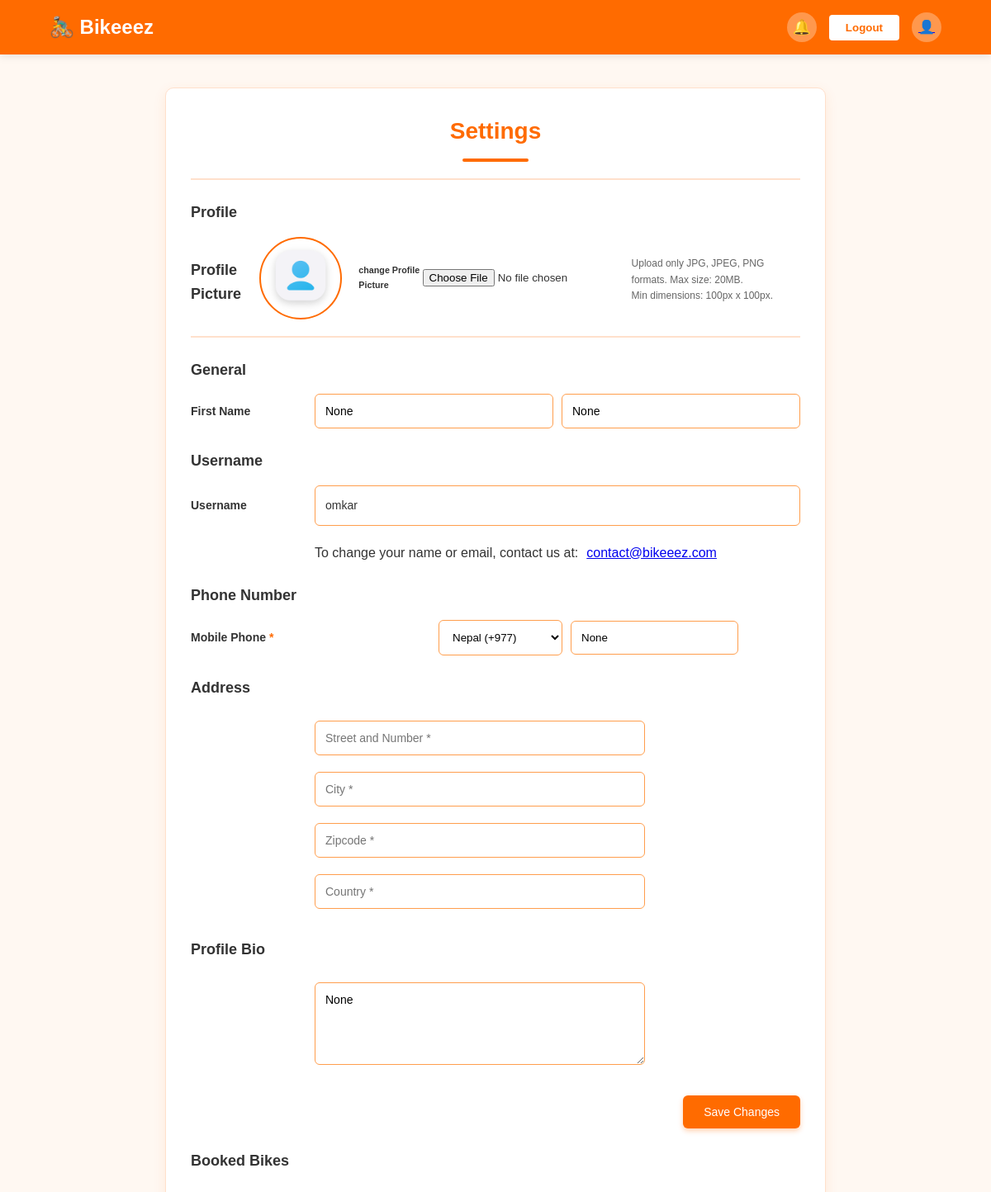
The page /users/profile/ (signed in) on the database its author committed.
### users/models.py (models this page shows, shortened)
class UserProfile(models.Model):
    user = models.OneToOneField(User, on_delete = models.CASCADE)
    first_name = models.CharField(max_length=30, blank=True, null=True)
    last_name = models.CharField(max_length=30, blank=True, null=True)
    profile_pic = models.ImageField(upload_to='profile_pics/', blank=True, null=True, default='default_profile_pic.png')
    phone_number = models.CharField(max_length=20, blank=True, null=True)
    street_number = models.CharField(max_length = 10)
    zipcode = models.CharField(max_length = 10)
    city = models.CharField(max_length=50)
    country = models.CharField(max_length = 50)
    bio = models.TextField(blank=True, null = True)

### users/views.py (the view)
# urls.py: path('profile/', views.profile_view, name ='profile'),
@login_required
def profile_view(request):
    user = request.user
    profile, created = UserProfile.objects.get_or_create(user=user)
    user_ratings = BikeRating.objects.filter(user=user)
    user_ratings_by_bike = {r.bike.id: r for r in user_ratings}
    booked_bikes = Booking.objects.filter(user=user)  # Fetching all bookings made by the user
    if request.method == 'POST':
        form = UserProfileForm(request.POST, request.FILES, instance=profile, user=user)
        if form.is_valid():
            user.first_name = form.cleaned_data['first_name']
            user.last_name = form.cleaned_data['last_name']
            user.save()
            form.save()
            return redirect('profile')
    else:
        form = UserProfileForm(instance=profile, user=user)
    return render(request, 'profile.html', {
    'form': form,
    'profile': profile,
    'user_rentals': booked_bikes,
    'user_profile': profile,
    'user_ratings': user_ratings_by_bike,  # ✅ New line
})

### users/forms.py (shortened to what this page needs)
class UserProfileForm(forms.ModelForm):
    username = forms.CharField(disabled=True, required=False)
    class Meta:
        model = UserProfile
        fields = ['first_name', 'last_name', 'street_number', 'zipcode', 'city', 'country', 'profile_pic', 'bio']
    def __init__(self, *args, **kwargs):
        user = kwargs.pop('user', None)
        super(UserProfileForm, self).__init__(*args, **kwargs)
        if user:
            self.fields['username'].initial = user.username
        if 'username' in self.fields:
            self.fields['username'].required = False

### bike_rental/templates/profile.html (shortened to what this page needs)
{% load static %}
<!DOCTYPE html>
<html lang="en">
<head>
</head>
<body>
  <header class="header">
    <button type="button" class="logo" data-url="{% url 'home' %}" onclick="redirectToHome()">
      🚴‍♂️ Bikeeez
    </button>
    <div class="language-currency">
      <button type="button" class="notification-btn" onclick="toggleNotificationPopup()">🔔</button>
      <button type="button" class="loginBtn" data-url="/logout" onclick="redirectToLogout()">
        Logout
      </button>
      <a href="{% url 'profile' %}">
        <div class="user-icon">👤</div>
      </a>
    </div>
  </header>
  <div class="container">
    <h2>Settings</h2>
    <hr />
    <form method="POST" enctype="multipart/form-data">
      <h3>Profile</h3>
      <div class="profile-section">
        {% if profile.profile_pic %}
        <h3>Profile Picture</h3>
        <img src="{{ profile.profile_pic.url }}" alt="Profile Picture" class="profile-pic" />
        <h6>change Profile Picture</h6>
        <input type="file" name="profile_pic" accept="image/png, image/jpeg, image/jpg" />
        <p class="profile-text">
          Upload only JPG, JPEG, PNG formats. Max size: 20MB.<br />
          Min dimensions: 100px x 100px.
        </p>
        {% endif %}
      </div>
      <hr />
      <h3>General</h3>
      <div class="form-row">
        <div class="form-label">First Name</div>
        <input type="text" name="first_name" class="form-input form-input-small" value="{{ form.first_name.value }}"
          placeholder="First Name" />
        <input type="text" name="last_name" class="form-input form-input-small" value="{{ form.last_name.value }}"
          placeholder="Last Name" style="margin-left: 10px" />
      </div>
      <h3>Username</h3>
      <div class="form-row">
        <div class="form-label">Username</div>
        <div class="form-input">{{ user.username }}</div>
      </div>
      <p class="email-note">
        To change your name or email, contact us at:
        <a href="mailto:contact@bikeeez.com">contact@bikeeez.com</a>
      </p>
      <h3>Phone Number</h3>
      <div class="form-row">
        <div class="form-label">
          Mobile Phone <span class="required">*</span>
        </div>
        <div class="phone-input">
          <select class="country-select" name="country">
            <option value="Nepal">Nepal (+977)</option>
          </select>
          <input type="tel" class="phone-field" name="phone_number" placeholder="Phone number"
            value="{{ profile.phone_number }}" />
        </div>
      </div>
      <h3>Address</h3>
      <input type="text" class="address-input" name="street_number" placeholder="Street and Number *"
        value="{{ profile.street_number }}" />
      <input type="text" class="address-input" name="city" placeholder="City *" value="{{ profile.city }}" />
      <input type="text" class="address-input" name="zipcode" placeholder="Zipcode *" value="{{ profile.zipcode }}" />
      <input type="text" class="address-input" name="country" placeholder="Country *" value="{{ profile.country }}" />
      <h3>Profile Bio</h3>
      <textarea class="bio-textarea" name="bio">{{ profile.bio }}</textarea>
      <div class="button-group">
        <button type="submit" class="save-btn">Save Changes</button>
      </div>
    </form>
    <h3>Booked Bikes</h3>
  </div>
</body>
</html>

### bike_rental/templates/profile.html (style rules this page uses)
* { margin: 0; padding: 0; box-sizing: border-box; font-family: "Arial", sans-serif; }
body { color: #333; line-height: 1.6; background-color: #fff8f2; }
.header { display: flex; justify-content: space-between; align-items: center; padding: 15px 5%; background-color: #ff6b00; box-shadow: 0 2px 10px rgba(0, 0, 0, 0.1); }
.logo { font-size: 24px; font-weight: bold; color: white; background-color: #ff6b00; border: none; }
.language-currency { display: flex; align-items: center; gap: 15px; }
.loginBtn { padding: 8px 20px; background-color: white; color: #ff6b00; border: none; border-radius: 4px; cursor: pointer; font-weight: bold; transition: all 0.3s; }
.user-icon { width: 36px; height: 36px; border-radius: 50%; background-color: rgba(255, 255, 255, 0.3); display: flex; justify-content: center; align-items: center; cursor: pointer; color: white; transition: all 0.3s; }
.notification-btn { width: 36px; height: 36px; border-radius: 50%; background-color: rgba(255, 255, 255, 0.3); border: none; cursor: pointer; color: white; font-size: 18px; display: flex; justify-content: center; align-items: center; transition: all 0.3s; position: relative; }
.container { width: 80%; max-width: 800px; margin: 40px auto; background: white; padding: 30px; border-radius: 10px; box-shadow: 0 4px 15px rgba(255, 107, 0, 0.1); border: 1px solid #ffe0cc; }
h2 { font-size: 28px; color: #ff6b00; margin-bottom: 20px; text-align: center; position: relative; }
h2:after { content: ""; display: block; width: 80px; height: 4px; background: #ff6b00; margin: 10px auto 0; border-radius: 2px; }
h3 { font-size: 18px; color: #333; margin: 25px 0 15px; }
hr { border: 1px solid #ffe0cc; margin: 20px 0; }
.profile-section { display: flex; align-items: center; justify-content: center; margin-bottom: 20px; }
.profile-pic { width: 100px; height: 100px; border-radius: 50%; object-fit: cover; margin-right: 20px; border: 2px solid #ff6b00; transition: all 0.3s; }
.profile-text { font-size: 12px; color: #666; margin-top: 5px; }
.form-row { display: flex; align-items: center; margin-bottom: 20px; }
.form-label { width: 150px; font-size: 14px; color: #333; font-weight: bold; }
.form-input { flex: 1; padding: 12px; border: 1px solid #ff9e4d; border-radius: 6px; font-size: 14px; background-color: rgba(255, 255, 255, 0.8); transition: all 0.3s; }
.form-input-small { width: 150px; }
.email-note, .phone-input { display: flex; gap: 10px; align-items: center; margin-left: 150px; }
.country-select { width: 150px; padding: 12px; border: 1px solid #ff9e4d; border-radius: 6px; background-color: rgba(255, 255, 255, 0.8); }
.phone-field { flex: 1; padding: 12px; border: 1px solid #ff9e4d; border-radius: 6px; }
.address-input, .bio-textarea { width: 100%; max-width: 400px; padding: 12px; border: 1px solid #ff9e4d; border-radius: 6px; font-size: 14px; margin: 10px 0 10px 150px; background-color: rgba(255, 255, 255, 0.8); }
.bio-textarea { height: 100px; resize: vertical; }
.button-group { display: flex; justify-content: flex-end; gap: 15px; margin-top: 20px; }
.save-btn { background-color: #ff6b00; color: white; border: none; padding: 12px 25px; border-radius: 6px; cursor: pointer; font-size: 14px; transition: all 0.3s; box-shadow: 0 3px 6px rgba(255, 107, 0, 0.3); }
.required { color: #ff6b00; }

### rows shown on the page
UserProfile: profile_pic (placeholder picture), phone_number "None", bio "None"

### other values the page prints
{{ user.username }} "omkar"
